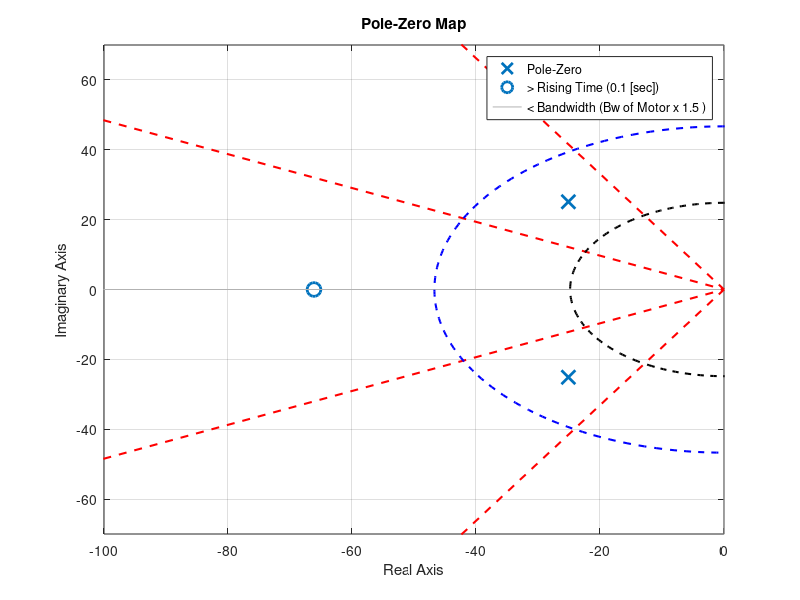
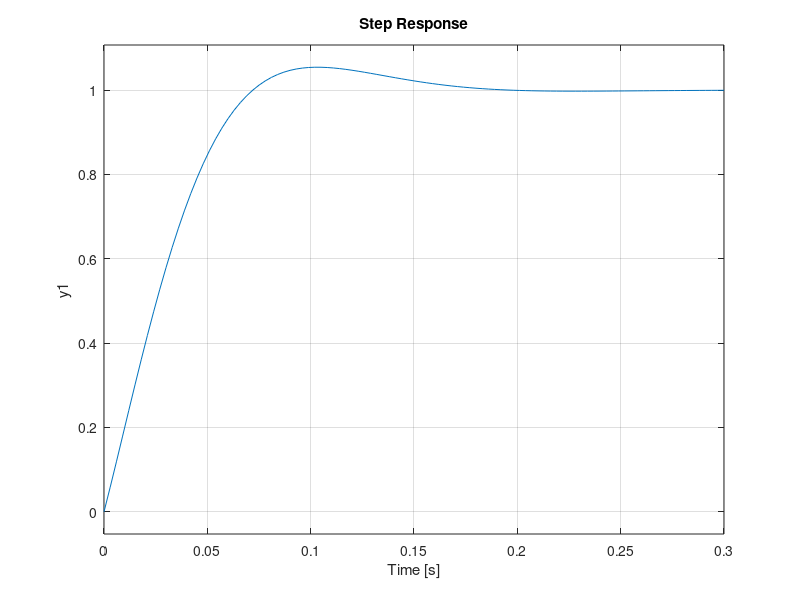

MATLAB code to generate these figures, in order:
clc; clear all; close all;


%% ===== Controller ==== %% 
zeta = 0.707 ; 
wn   = 35.5 ; 

% === Constant === %
Kg = 1/0.00067 ; 

% === Gm  (07/29) === % 
Gm_num = [10.88]   ; 
Gm_den = [1 31.1403] ; 

Wm    = Gm_den(2) ; 
tau_m = 1 / Gm_den(2) ; 
Km    = Gm_num(1) * tau_m ; 

Gm =tf(Gm_num, Gm_den) ;

% === Constant (Kd,Kp) === %
Kd = (tau_m * 2 * wn * zeta - 1) / (Km * Kg) ; 
Kp = (wn^2 * tau_m) / (Km * Kg) ; 


% === Gcl === %
Gcl_num = [ Km * Kg * Kd / tau_m , Km * Kg * Kp / tau_m] ; 
Gcl_den = [ 1 , (1+Km * Kg* Kd) / tau_m , (Kp * Km * Kg) / tau_m ] ;  

Gcl = tf(Gcl_num , Gcl_den) ;  

% === Constant (K1,K2) === %
K2 = Kd ; 
K1 = Kp / Kd ; 

%% ===== Pole Placement ==== %% 


OS_std = 15 ; % [%]
zeta_std = sqrt(1 / (1 + (pi / log(100 / OS_std))^2));

OS = exp(-zeta * pi / sqrt(1 - zeta^2)) * 100 ; 


% Pole-Zero Map 
zeta_max = 0.9 ;
theta = acos(zeta_max); 
theta_std = acos(zeta_std); 

% zeta 범위
r= 200 ; 
x_pos_std = [-r * cos(theta_std), 0] ;
y_pos_std = [ r * sin(theta_std), 0] ; 
x_neg_std = [-r * cos(theta_std), 0] ;
y_neg_std = [-r * sin(theta_std), 0] ;

x_pos = [-r * cos(theta), 0];
y_pos = [ r * sin(theta), 0];
x_neg = [-r * cos(theta), 0];
y_neg = [-r * sin(theta), 0];

% Wn 범위 (zeta = 0.707) 
theta_circle = linspace(0, 2*pi, 300);   

% rising time without zero (bigger than this)
tr_std = 2.67/0.1 ; 
circle_x = tr_std * cos(theta_circle); 
circle_y = tr_std * sin(theta_circle);  

% rising time with zero (bigger than this)
wn_tr_std = 0.797038 * 31.1403; 
tr_circle_x = wn_tr_std * cos(theta_circle); 
tr_circle_y = wn_tr_std * sin(theta_circle);  
 
% zero (less than this)
wn_bw_std = 1.5 * 31.1403 ; 
bw_circle_x = wn_bw_std * cos(theta_circle); 
bw_circle_y = wn_bw_std * sin(theta_circle);  

figure();

pzmap(Gcl);

hold on ;

% Zeta
plot(x_pos_std, y_pos_std, 'r--', 'LineWidth', 1.5, 'HandleVisibility','off');
plot(x_neg_std, y_neg_std, 'r--', 'LineWidth', 1.5, 'HandleVisibility','off');
plot(x_pos, y_pos, 'r--', 'LineWidth', 1.5, 'HandleVisibility','off');
plot(x_neg, y_neg, 'r--', 'LineWidth', 1.5, 'HandleVisibility','off');

% plot(circle_x, circle_y, 'r--', 'LineWidth', 1.5);
plot(tr_circle_x, tr_circle_y, 'k--', 'LineWidth', 1.5);
plot(bw_circle_x, bw_circle_y, 'b--', 'LineWidth', 1.5);
xlim([-100 0]);
ylim([-70 70]);
grid on; 

title('Pole-Zero Map'); 
legend('Pole-Zero','> Rising Time (0.1 [sec])','< Bandwidth (Bw of Motor x 1.5 )');

  
fprintf('\n ===== Pole Placement ==== \n') ;
fprintf('Zeta : %f [-] \n',zeta) ;
fprintf('Wn   : %f [rad/sec] \n',wn) ;
fprintf('Wn Limit for Rising Time : %f [rad/sec]\n',wn_tr_std) ;
fprintf('Wn Limit for Bandwidth   : %f [rad/sec]\n',wn_bw_std) ;

figure();
grid on;  
step(Gcl); 